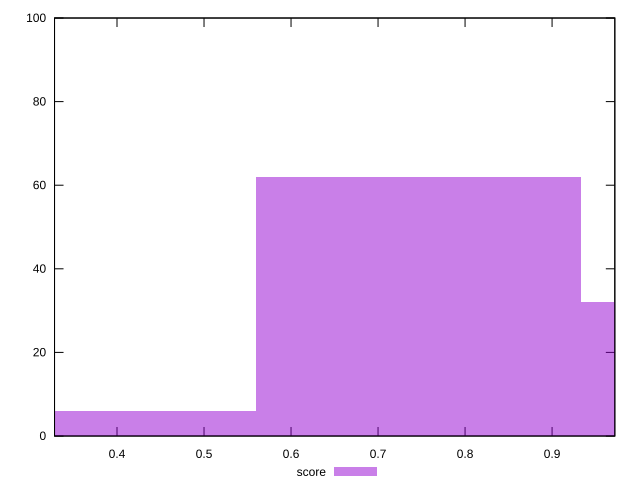

Reproduce this figure in gnuplot.
reset

$score <<EOF
0.7462053993771449 62
1.1193080990657174 32
0.37310269968857246 6
EOF

set key outside below
set boxwidth 0.37310269968857246
set xrange [0.3282051435542629:0.9721147685558164]
set yrange [0:100]
set trange [0:100]
set style fill transparent solid 0.5 noborder
set terminal svg size 640, 490 enhanced background rgb 'white'
set output "report_00008_2021-01-22T20:58:29.167/cumulative-layout-shift/samples/pages+cached+noexternal+nofonts/score/histogram.svg"

plot $score title "score" with boxes

reset
